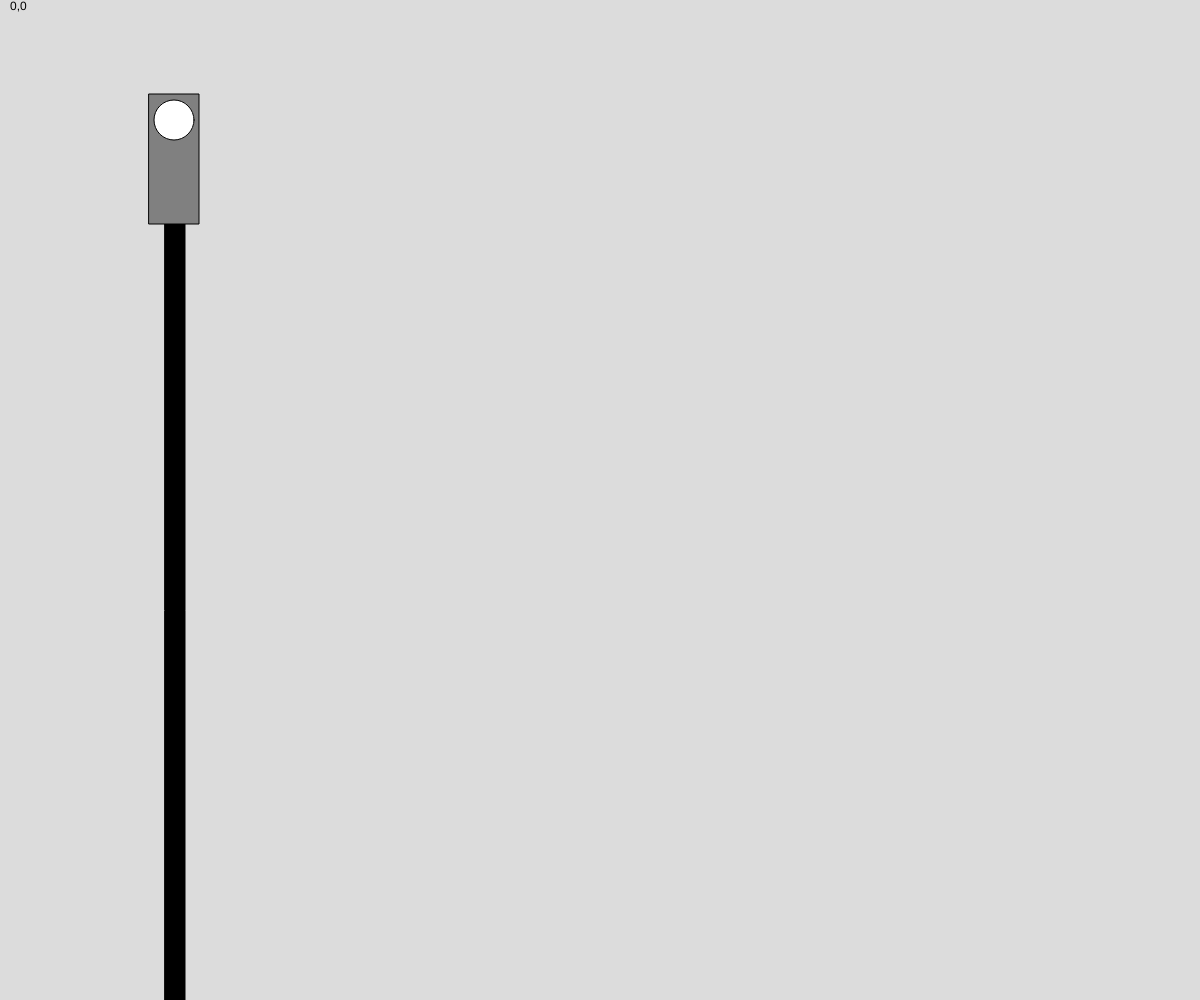
Frame 1 (no input)
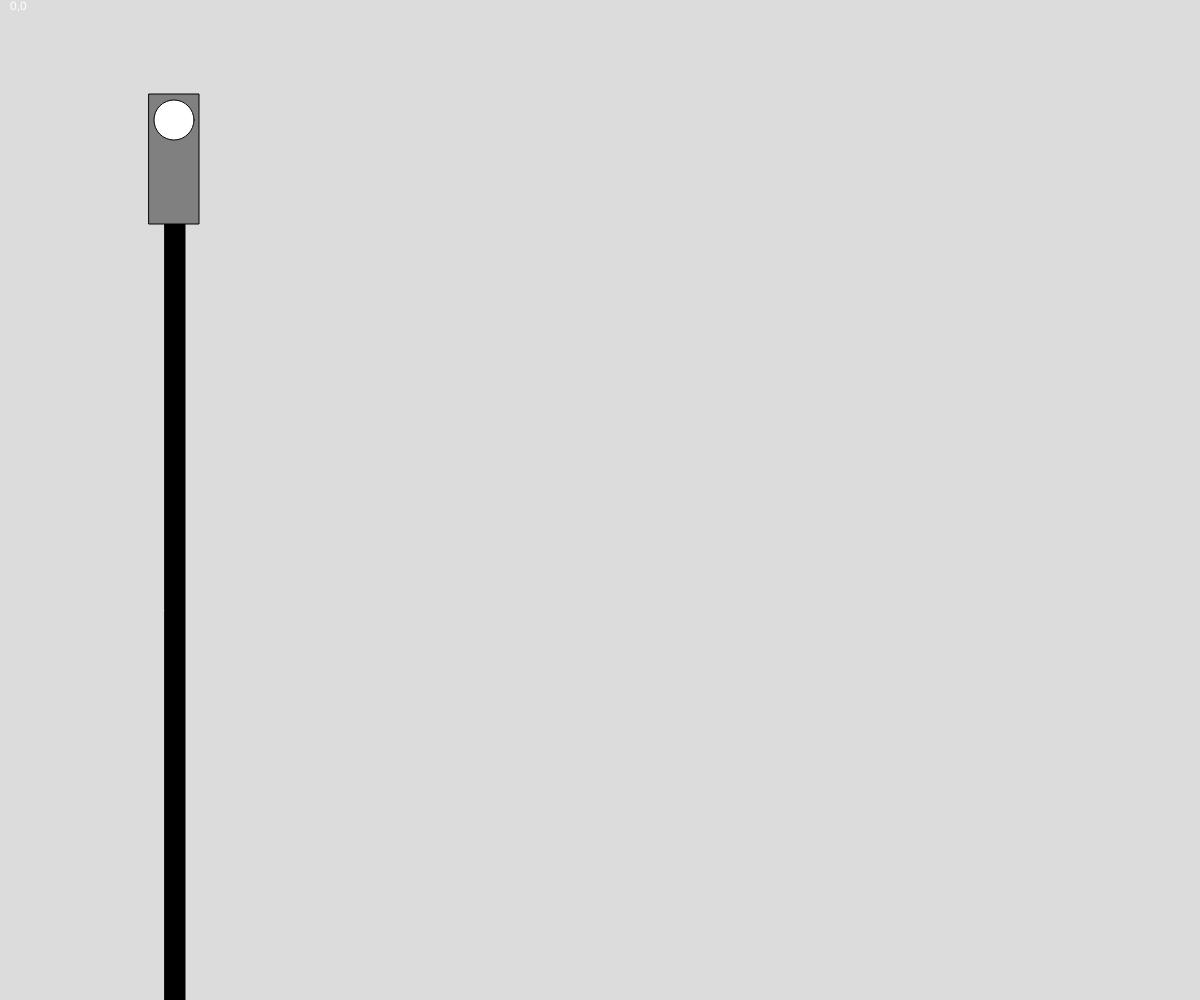
Frame 60 (no input)
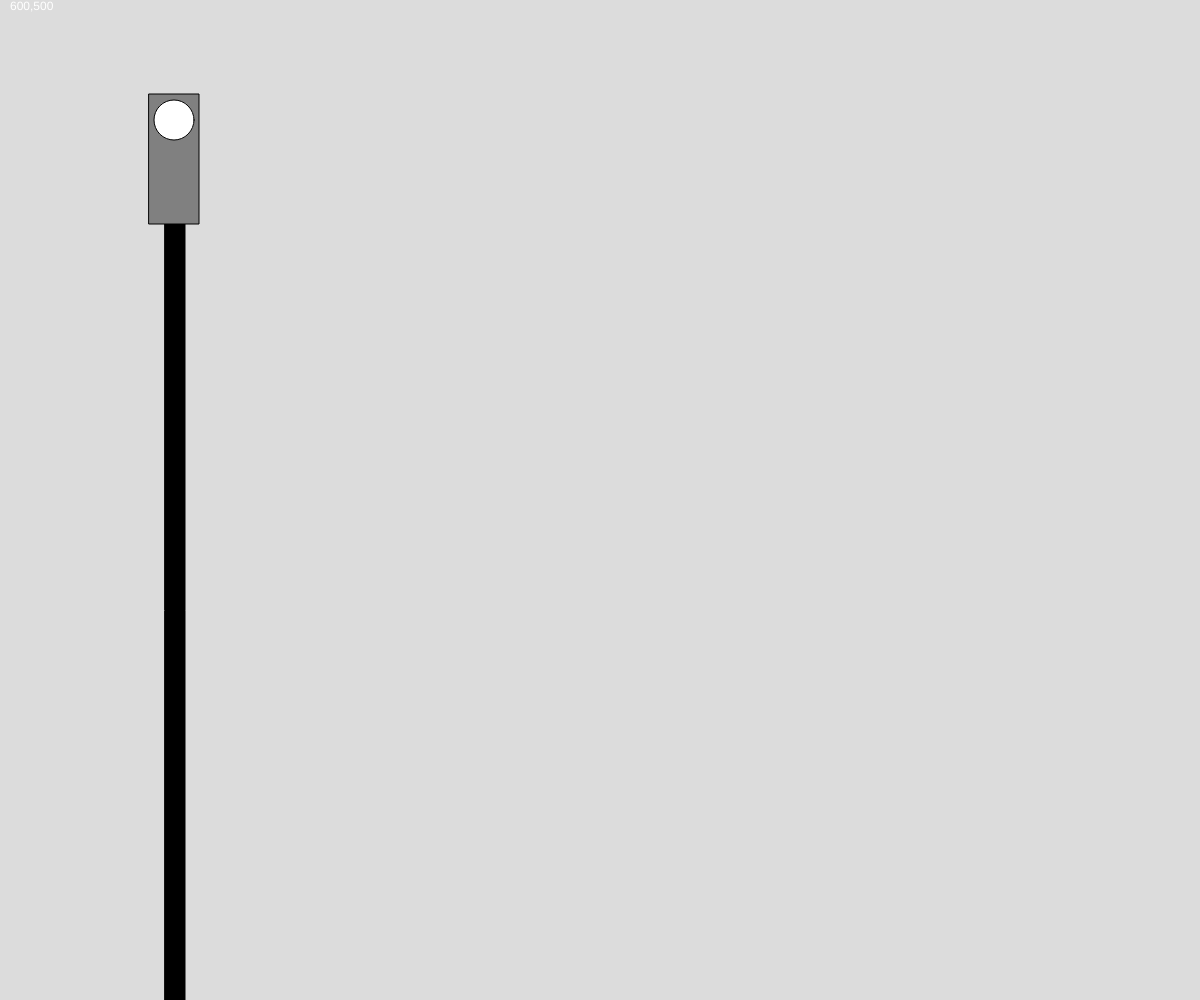
Frame 120 (the mouse pressed at the canvas centre since frame 60)

The p5.js sketch that drew these frames (run headless with seeded random() and noise() and a simulated clock; from frame 60 on, the mouse is pressed at the canvas centre):

// p5.js sketch
// ── sketch.js
var fill_color = 'green'
var firstlight = 'white'
var secondlight = 'white'
var thirdlight = 'white'
function setup() {
   createCanvas(windowWidth, windowHeight);
}

function draw() {
  background(220);
  text(mouseX + ","+ mouseY,10,10);
  //base pole of the light
  fill('black')
  rect(165,220,20,1000);
  //base of the light
  fill('grey')
  rect(149,94,50,130);
//top light
fill('white');
ellipse(174,120,40,40);

if(mouseX < 1 * windowWidth / 2) {
  firstlight='red';
}
   
}
